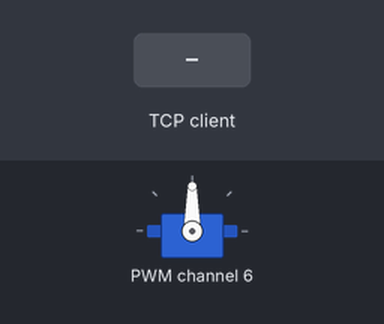
Bench run of a program on a simulated Raspberry Pi (BCM pin numbers). Parts: servo. The inputs (shaded band) are chosen by the test bench. One TCP client connects 1 s after the port opens and stays connected; servo angles are drawn from the pulse width (0.5 ms = 0°, 2.5 ms = 180°); what the program prints to the terminal is not drawn.

Above: at 1.2 s.
1.3 s: the TCP client sends "u"
At 2.2 s:
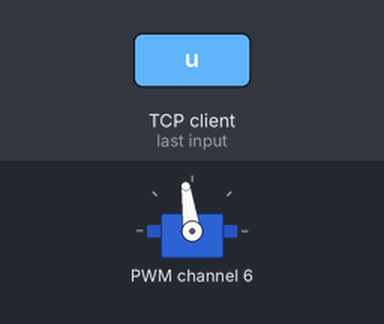
2.8 s: the TCP client sends "u"
At 3.3 s:
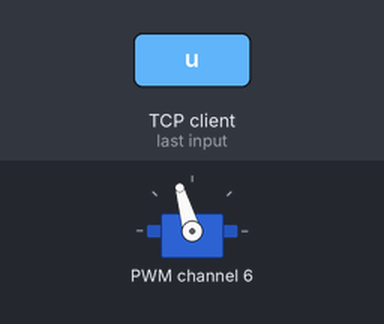
4.3 s: the TCP client sends "d"
At 5.7 s:
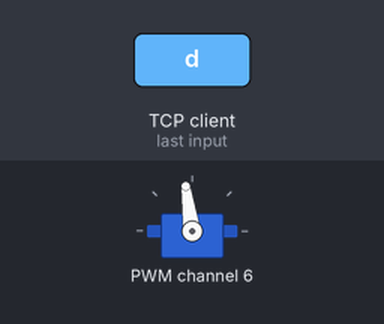
Timing chart, 0 to 7.3 s (numbered marks = the images above; inputs shaded):
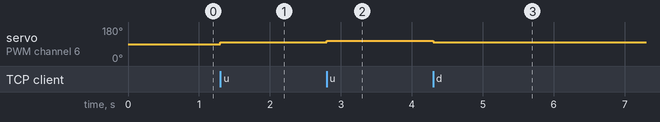

Measured:
- after the input at 1.3 s, servo on PWM channel 6: 90° → 98° at once
- after the input at 2.8 s, servo on PWM channel 6: 98° → 106° at once
- after the input at 4.3 s, servo on PWM channel 6: 106° → 98° at once

The program:

Raspberry_Pi.py
```python
import socket
import Adafruit_PCA9685

#============================== PWM ========================
pwm = Adafruit_PCA9685.PCA9685()
pwm.set_pwm_freq(60)
#===========================================================

Neutral = 290
Brake_Force = 140
Forward_Force = 440

#====================== Servo  =============================
servo_zero = 160
servo_90 = 370
servo_180 = 580

class servo:
        def __init__(self,pin):
                self.pin = pin
                self.pos = servo_90
                pwm.set_pwm(self.pin,0,self.pos)

        def Set_Servo_Pos(self,x):
                if x == 'u' and self.pos < servo_180:
                        self.pos += 21
                        pwm.set_pwm(self.pin,0,self.pos)
                elif x == 'd' and self.pos > servo_zero:
                        self.pos -= 21
                        pwm.set_pwm(self.pin,0,self.pos)

Camera_Servo = servo(6)
#===========================================================

class Motor:
        def __init__(self,pin_num):
                if pin_num >15 or pin_num <0:
                        print('error pin Num')
                        return
                self.__pin = pin_num
                self.__speed = 0

        def Set_Speed(self,speed):
                # convert the msg string to float
                Speed = float(speed)

                # check for repetition
                if Speed == self.__speed:
                        return
                # check for joystick error
                if Speed < Brake_Force  or Speed > Forward_Force :
                        return

                pwm.set_pwm(self.__pin,0,Speed)
                self.__speed = Speed
Motors = []
# Motors 1 ,2 Front Motors
# Motors 3 ,4 Back Motors
# Motors 0 , 5 Z-Axis Motors
for i in range(6):
        Motors.append( Motor(i) )

#================== Movement Functions =======================
def Move(str_msg):

        # split the message by space to make a list of pwms
        pwms = str_msg.split()

        #Set Directions
        for i in range(1,5):
                Motors[i].Set_Speed(pwms[i])

        # Z-Axis Motors have the same PWM which is pwms[0] (Determined in QT)
        Motors[0].Set_Speed(pwms[0])
        Motors[5].Set_Speed(pwms[0])

#===========================================================

#================== Socket =================================
host = '111.111.111.111'
port = 5000
s = socket.socket(socket.AF_INET, socket.SOCK_STREAM)
s.setsockopt(socket.SOL_SOCKET, socket.SO_REUSEADDR, 1)
try:
        s.bind((host, port))
        print('Waiting for QT Connection!')
except socket.error as m:
         print ('Bind failed. Error Code : ' + str(m[0]))
s.listen(5)
conn , addr = s.accept()
print ('Connected ya ray2')
#===========================================================

while True :
        msg = conn.recv(1024).decode()
        if not msg:
                conn.close()
                break
        if msg == 'u' or msg == 'd':
                Camera_Servo.Set_Servo_Pos(msg)
                continue

        print(msg)
        Move(msg)
```
